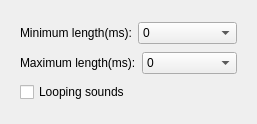
<?xml version="1.0" encoding="UTF-8"?>
<ui version="4.0">
 <class>SoundAssetDbFilterDlg</class>
 <widget class="QWidget" name="ASSET_FILTERS_SOUNDS_MAIN_WIDGET">
  <property name="geometry">
   <rect>
    <x>0</x>
    <y>0</y>
    <width>257</width>
    <height>124</height>
   </rect>
  </property>
  <property name="windowTitle">
   <string>Sounds</string>
  </property>
  <layout class="QVBoxLayout" name="verticalLayout">
   <item>
    <widget class="QWidget" name="ASSET_FILTERS_SOUNDS_WIDGET">
     <layout class="QVBoxLayout" name="verticalLayout_5">
      <item>
       <layout class="QHBoxLayout" name="ASSET_FILTERS_SOUNDS_MIN_LENGTH_LAYOUT">
        <item>
         <widget class="QLabel" name="ASSET_FILTERS_SOUNDS_MIN_LENGTH">
          <property name="text">
           <string>Minimum length(ms):</string>
          </property>
         </widget>
        </item>
        <item>
         <widget class="QComboBox" name="ASSET_FILTERS_SOUNDS_MIN_LENGTH_COMBO">
           <item>
             <property name="text">
               <string>0</string>
             </property>
           </item>
           <item>
             <property name="text">
               <string>10</string>
             </property>
           </item>
           <item>
             <property name="text">
               <string>100</string>
             </property>
           </item>
           <item>
             <property name="text">
               <string>1000</string>
             </property>
           </item>
           <item>
             <property name="text">
               <string>2000</string>
             </property>
           </item>
           <item>
             <property name="text">
               <string>3000</string>
             </property>
           </item>
           <item>
             <property name="text">
               <string>4000</string>
             </property>
           </item>
           <item>
             <property name="text">
               <string>5000</string>
             </property>
           </item>
           <item>
             <property name="text">
               <string>10000</string>
             </property>
           </item>
           <item>
             <property name="text">
               <string>20000</string>
             </property>
           </item>
           <item>
             <property name="text">
               <string>30000</string>
             </property>
           </item>
           <item>
             <property name="text">
               <string>50000</string>
             </property>
           </item>
           <item>
             <property name="text">
               <string>100000</string>
             </property>
           </item>
         </widget>
        </item>
       </layout>
      </item>
      <item>
       <layout class="QHBoxLayout" name="ASSET_FILTERS_SOUNDS_MAX_LENGTH_LAYOUT">
        <item>
         <widget class="QLabel" name="ASSET_FILTERS_SOUNDS_MAX_LENGTH">
          <property name="text">
           <string>Maximum length(ms):</string>
          </property>
         </widget>
        </item>
        <item>
         <widget class="QComboBox" name="ASSET_FILTERS_SOUNDS_MAX_LENGTH_COMBO">
           <item>
             <property name="text">
               <string>0</string>
             </property>
           </item>
           <item>
             <property name="text">
               <string>10</string>
             </property>
           </item>
           <item>
             <property name="text">
               <string>100</string>
             </property>
           </item>
           <item>
             <property name="text">
               <string>1000</string>
             </property>
           </item>
           <item>
             <property name="text">
               <string>2000</string>
             </property>
           </item>
           <item>
             <property name="text">
               <string>3000</string>
             </property>
           </item>
           <item>
             <property name="text">
               <string>4000</string>
             </property>
           </item>
           <item>
             <property name="text">
               <string>5000</string>
             </property>
           </item>
           <item>
             <property name="text">
               <string>10000</string>
             </property>
           </item>
           <item>
             <property name="text">
               <string>20000</string>
             </property>
           </item>
           <item>
             <property name="text">
               <string>30000</string>
             </property>
           </item>
           <item>
             <property name="text">
               <string>50000</string>
             </property>
           </item>
           <item>
             <property name="text">
               <string>100000</string>
             </property>
           </item>
         </widget>
        </item>
       </layout>
      </item>
      <item>
       <widget class="QCheckBox" name="ASSET_FILTERS_SOUNDS_LOOPING">
        <property name="text">
         <string>Looping sounds</string>
        </property>
       </widget>
      </item>
     </layout>
    </widget>
   </item>
  </layout>
 </widget>
 <resources/>
 <connections/>
</ui>
